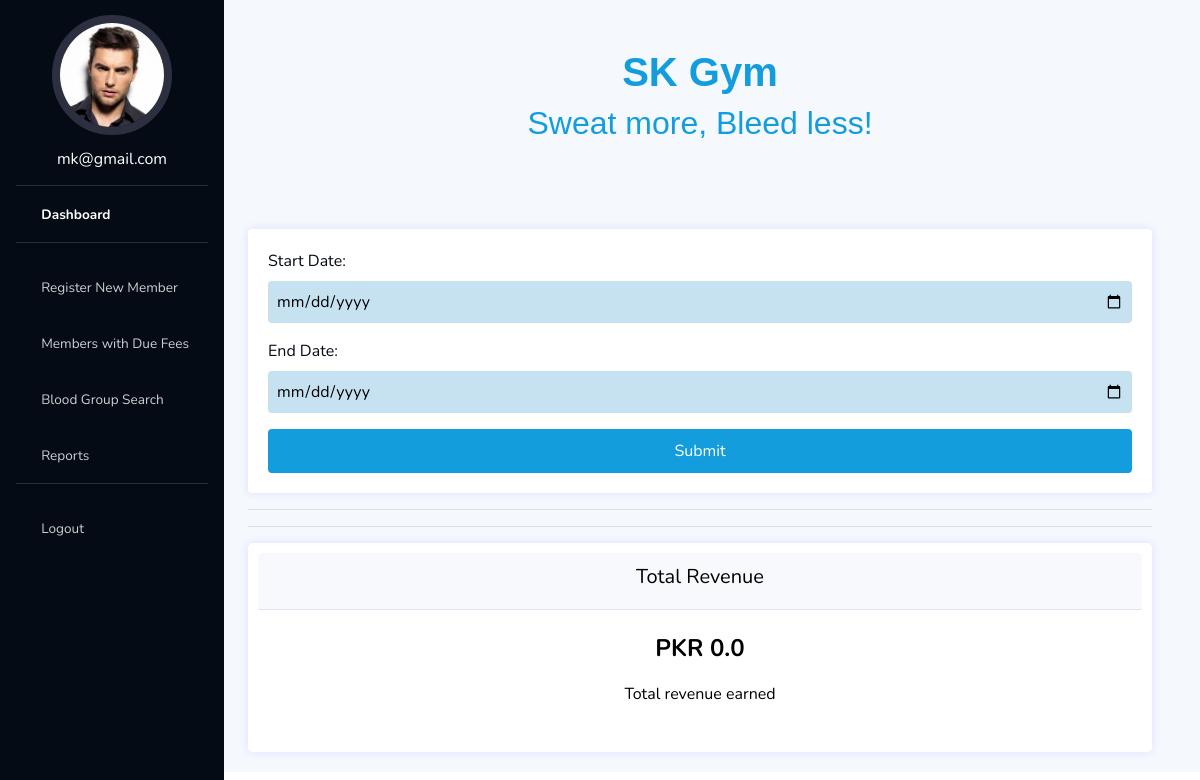
Page /reports/ (signed in) on the committed database.
### myauth/models.py (models this page shows, shortened)
class User(AbstractUser):
    username=models.CharField(max_length=50, null=True, blank=True)
    phone=models.CharField(max_length=50, null=True, blank=True)
    email=models.EmailField(unique=True)
    profile_pic=models.ImageField(null=True, blank=True, default='unknown_profile_pic.jpg')
    blood_group=models.CharField(max_length=10, null=True, blank=True)
    due_date=models.DateField(null=True, blank=True)
    created=models.DateField(auto_now_add=True)
    updated=models.DateField(auto_now=True)
    fee_paid_date=models.DateField(null=True, blank=True)
    fee_amount=models.CharField(max_length=10, null=True, blank=True)
    is_active=models.BooleanField(default=False)
    is_fee_paid=models.BooleanField(default=False)
    is_staff=models.BooleanField(default=False)
    added_by = models.ForeignKey('self', on_delete=models.CASCADE, null=True, blank=True, related_name='Member_added_by')
    USERNAME_FIELD='email'
    REQUIRED_FIELDS=[]
    objects = CustomUserManager()

### myauth/views.py (the view)
# urls.py: path('reports/', reports, name="reports"),
@login_required(login_url="loginPage")
def reports(request):
    total_revenue = 0.0
    if request.method == 'POST':
        form = DateRangeForm(request.POST)
        if form.is_valid():
            start_date = form.cleaned_data['start_date']
            end_date = form.cleaned_data['end_date']
            members = Revenue.objects.all()
            for member in members:
                    if end_date >= member.submission_date >= start_date:
                        if member.fee_amount:
                            total_revenue+=float(member.fee_amount)
    else:
        form = DateRangeForm()
    context = {'form': form, 'total_revenue': total_revenue}
    return render(request, 'myauth/reports.html', context)

### myauth/forms.py
class DateRangeForm(forms.Form):
    start_date = forms.DateField(label='Start Date', widget=forms.DateInput(attrs={'type': 'date'}))
    end_date = forms.DateField(label='End Date', widget=forms.DateInput(attrs={'type': 'date'}))

### myauth/templates/myauth/reports.html (shortened to what this page needs)
{% extends 'main.html' %} {% load static %} {% block content %}
<main class="container pl-0">
  {% include 'myauth/hero.html' %}
<div class="container" style="max-width: 50%; padding-top: 5%;">
  <div class="form-card">
    <form method="post">
      {{ form.as_p }}
      <button class="btn btn-primary btn-user btn-block" type="submit">Submit</button>
    </form>
  </div>
  <hr><hr>
  <div class="revenue-card">
    <div class="card-header">
      <h5> Total Revenue</h5>
    </div>
    <div class="card-body">
      <p class="revenue-amount">PKR {{total_revenue}}</p>
      <p class="revenue-description">Total revenue earned</p>
    </div>
  </div>
</div>
 {% endblock %}

### templates/navbar.html (shortened to what this page needs)
{% load static %}
<ul
  class="navbar-nav bg-gradient-primary sidebar sidebar-dark accordion"
  id="accordionSidebar"
>
  <div class="profile mb-2">
    {% if request.user.profile_pic %}
    <img src="{{ request.user.profile_pic.url }}" alt="" class="img-fluid rounded-circle">
    {% else %}
    <img src="{% static 'images/unknown_profile_pic.jpg' %}" alt="" class="img-fluid rounded-circle">
    {% endif %}
    <h6 class="text-white text-center"><a href="{% url 'home' %}" class="text-white">{{request.user.email}}</a></h6>
  </div>
  <hr class="sidebar-divider my-0" />
  <li class="nav-item active">
    <a class="nav-link" href="{% url 'home' %}">
      <i class="fas fa-fw fa-tachometer-alt"></i>
      <span>Dashboard</span></a
    >
  </li>
  <hr class="sidebar-divider" />
  <li class="nav-item">
    <a class="nav-link" href="{% url 'registerNewUser' %}">
      <i class="fas fa-fw fa-edit"></i>
      <span>Register New Member</span></a
    >
  </li>
  <li class="nav-item">
    <a class="nav-link" href="{% url 'dueMembers' %}">
      <i class="fas fa-fw fa-edit"></i>
      <span>Members with Due Fees</span></a
    >
  </li>
  <li class="nav-item">
    <a class="nav-link" href="{% url 'bloodGroup' %}">
      <i class="fas fa-fw fa-edit"></i>
      <span>Blood Group Search</span></a
    >
  </li>
  <li class="nav-item">
    <a class="nav-link" href="{% url 'reports' %}">
      <i class="fas fa-fw fa-tablet"></i>
      <span>Reports</span></a
    >
  </li>
  <hr class="sidebar-divider" />
  <li class="nav-item">
    <a class="nav-link" href="{% url 'logoutPage' %}">
      <i class="fas fa-fw fa-circle"></i>
      <span>Logout</span></a
    >
  </li>
</ul>

### static/css/styles.css (style rules this page uses)
.container { max-width: 100% !important; }
.revenue-card { border-radius: 5px; background-color: white; color: black; padding: 10px; box-shadow: 0 0 10px rgba(0, 0, 255, 0.1); margin-bottom: 20px; }
.card-header { text-align: center; margin-bottom: 10px; }
.card-body { text-align: center; }
.revenue-amount { font-size: 24px; font-weight: bold; }
.revenue-description { text-align: center; }
.form-card { background-color: white; padding: 20px; border-radius: 4px; color: #040b14; box-shadow: 0 0 10px rgba(0, 0, 255, 0.1); }
label { color: #040b14; }
input[type="date"] { background-color: rgb(198 226 240); color: black; border: none; padding: 8px; border-radius: 4px; width: 100%; }
button[type="submit"] { background-color: #149ddd; color: white; border: none; padding: 10px 20px; border-radius: 4px; }
#accordionSidebar { position: fixed; background: #040b14; }
main { background: #f5f8fd; margin-left: 14rem !important; }

### templates/navbar.html (style rules this page uses)
.profile img { margin: 15px auto; display: block; width: 120px; border: 8px solid #2c2f3f; object-fit: cover; }
.img-fluid { max-width: 100%; height: 120px; }

### rows in the picture
User: user.profile_pic (picture), user.email "mk@gmail.com"

### other values in the picture
{{ total_revenue }} "0.0"
